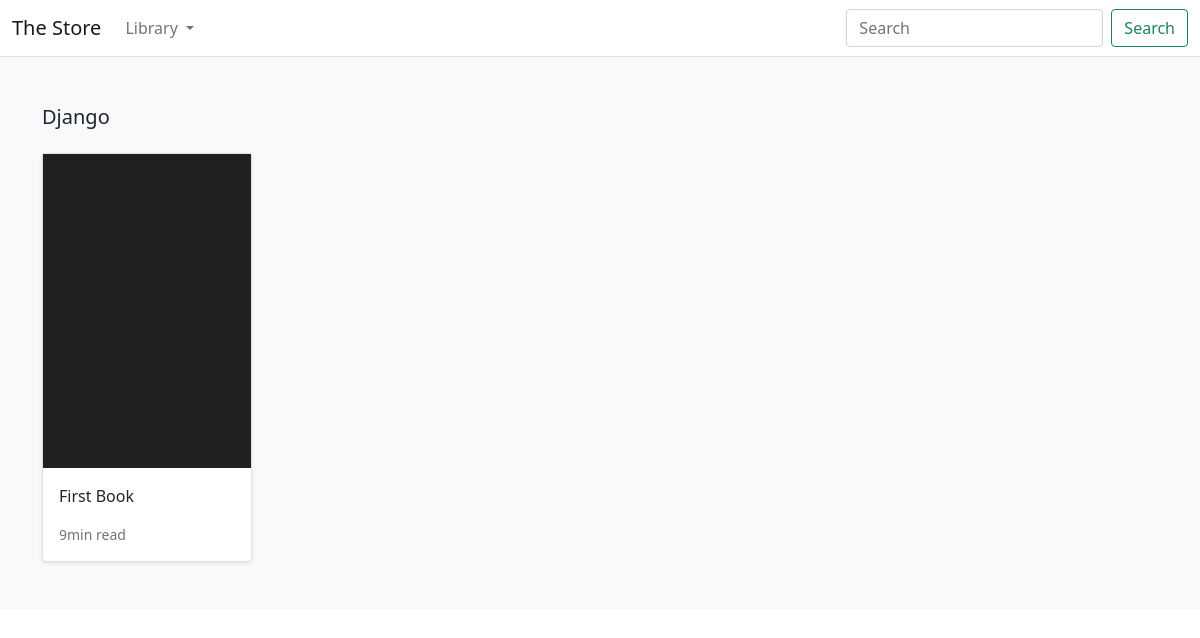
Page /search/django/ on the earlier database version.
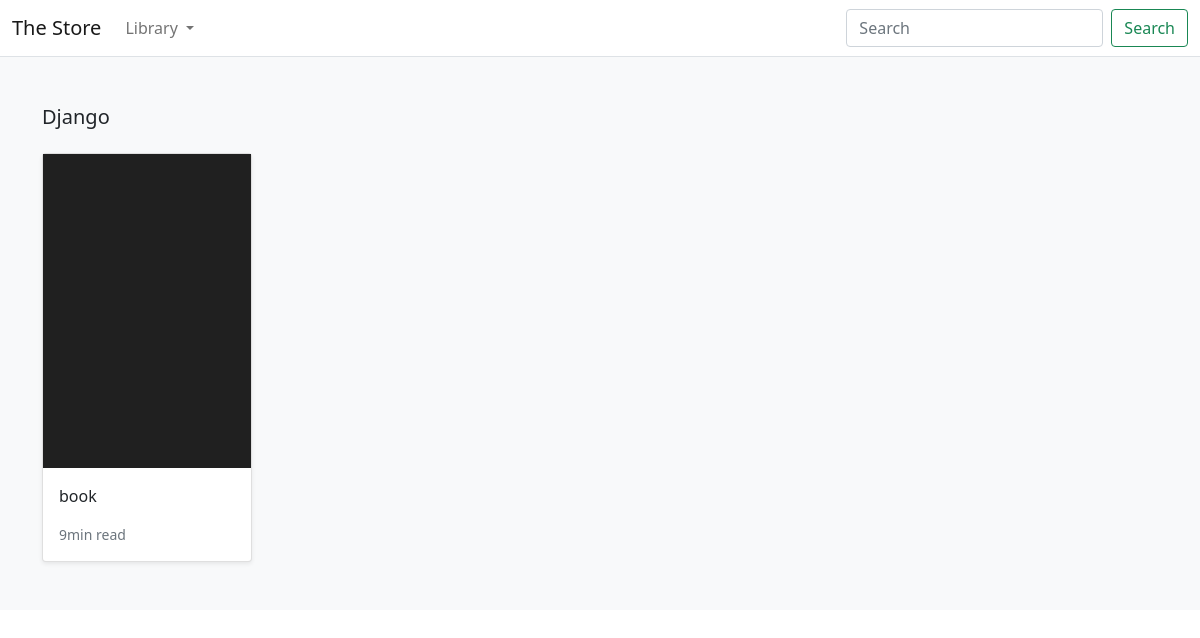
Same page on the later database version.
### ecommerce/models.py (models this page shows, shortened)
class Product(models.Model):
    category = models.ForeignKey(Category, related_name='product', on_delete=models.CASCADE)
    created_by = models.ForeignKey(User, on_delete=models.CASCADE, related_name='product_creator')
    title = models.CharField(max_length=255)
    author = models.CharField(max_length=255, default='admin')
    description = models.TextField(blank=True)
    image = models.ImageField(upload_to='images/', default='images/default.jpeg')
    slug = models.SlugField(max_length=255)
    price = models.DecimalField(max_digits=4, decimal_places=2)
    in_stock = models.BooleanField(default=True)
    is_active = models.BooleanField(default=True)
    created = models.DateTimeField(auto_now_add=True)
    updated = models.DateTimeField(auto_now=True)
    objects = models.Manager()
    products = models.Manager()
    class Meta:
        verbose_name_plural = 'Products'
        ordering = ('-created',)
    def get_absolute_url(self):
        return reverse('ecommerce:product_detail', args=[self.slug])

### ecommerce/views.py (the view)
# urls.py: path('search/<slug:category_slug>/', views.category_list, name='category_list')
def category_list(request, category_slug=None):
    category = get_object_or_404(Category, slug=category_slug)
    products = Product.objects.filter(category=category)
    return render(request, 'products/category.html', {'category': category, 'products': products})

### ecommerce/context_processors.py (called while the page is built)
def categories(request):
    return {
        'categories': Category.objects.all()
    }

### ecommerce/models.py (called while the page is built)
    def get_absolute_url(self):
        return reverse('ecommerce:category_list', args=[self.slug])

### templates/products/category.html (shortened to what this page needs)
{% extends "ecommerce/base.html"%}
{% load static %}
{% block content %}
<main><div class="album py-5 bg-light">
    <div class="container">
      <div class="pb-3 h5">{{ category.name|title}}</div>
      <div class="row row-cols-1 row-cols-sm-2 row-cols-md-5 g-3">
        {% for product in products %}
        <div class="col">
          <div class="card shadow-sm">
            <img class="img-fluid" alt="Responsive image" src="{{ product.image.url }}">
            <div class="card-body">
              <p class="card-text">
                <a class="text-dark text-decoration-none" href="{{ product.get_absolute_url }}">{{ product.title }}</a>
              </p>
              <div class="d-flex justify-content-between align-items-center">
                <small class="text-muted">9min read</small>
              </div>
            </div>
          </div>
        </div>
        {% endfor %}
      </div>
    </div>
  </div>
</main>
{% endblock %}

Differences in the rows shown:
changed Product: title "First Book" → "book"
